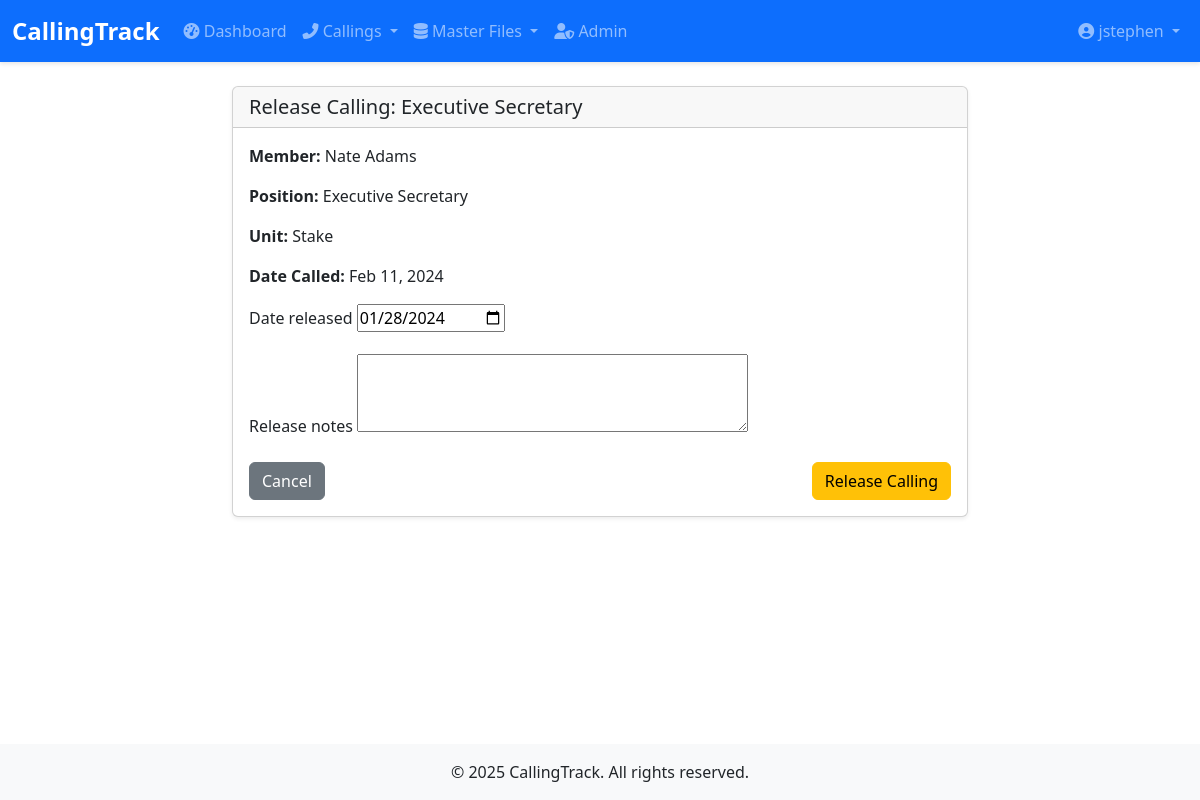
/callings/callings/66/release/ (signed in), run on an earlier commit of the app's database.
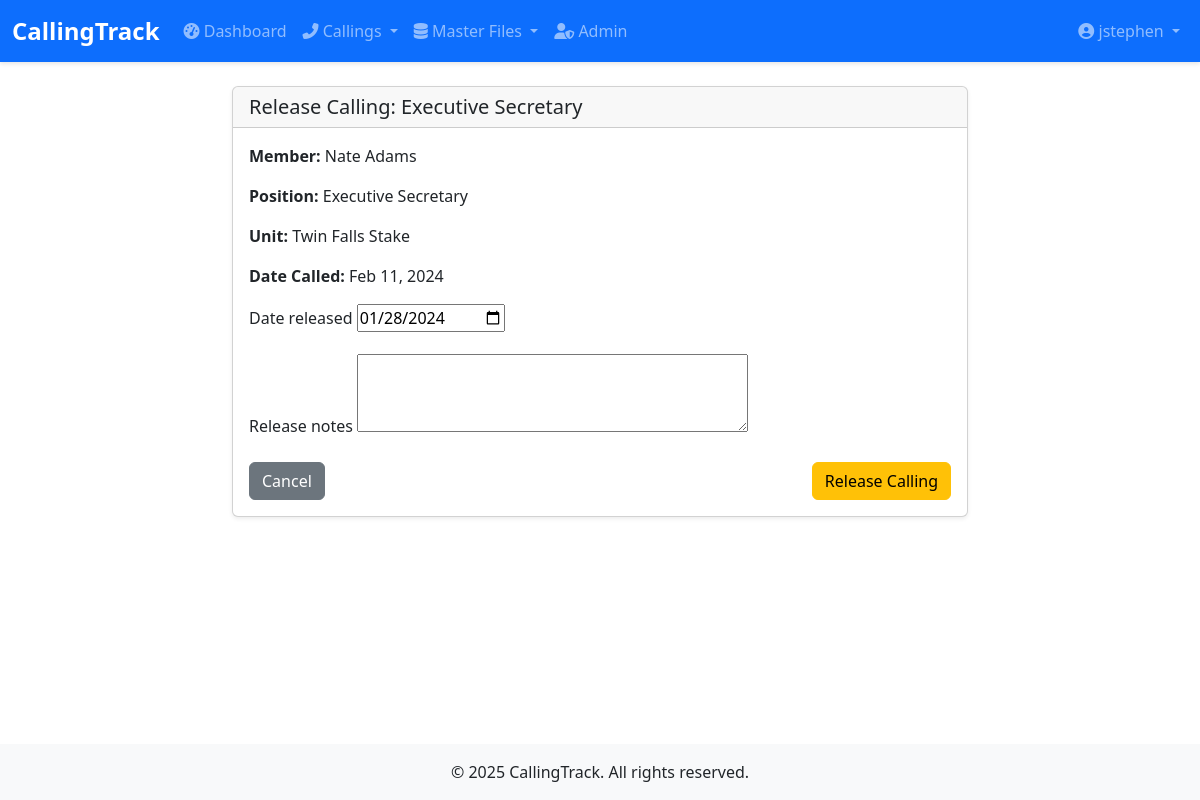
And on a later commit of the database.
### callings/models.py (models this page shows, shortened)
class Calling(models.Model):
    STATUS_CHOICES = [
        ('PENDING', 'Pending'),
        ('APPROVED', 'Approved'),
        ('IN_PROGRESS', 'In Progress'),
        ('COMPLETED', 'Completed'),
        ('CANCELLED', 'Cancelled'),
        ('ON_HOLD', 'On Hold'),
        ('LCR_UPDATED', 'LCR Updated'),
    ]
    CALLING_STATUS_CHOICES = [
        ('ACTIVE', 'Active'),
        ('RELEASED', 'Released'),
        ('PENDING', 'Pending Approval'),
    ]
    APPROVAL_STATUS_CHOICES = [
        ('PENDING', 'Pending'),
        ('APPROVED', 'Approved'),
        ('NOT_REQUIRED', 'Not Required'),
        ('DECLINED', 'Declined'),
    ]
    unit = models.ForeignKey(Unit, on_delete=models.CASCADE, related_name='callings')
    organization = models.ForeignKey(Organization, on_delete=models.PROTECT, related_name='callings')
    position = models.ForeignKey(Position, on_delete=models.PROTECT, related_name='callings')
    name = models.CharField(max_length=200, blank=True, null=True)
    status = models.CharField(max_length=12, choices=STATUS_CHOICES, default='PENDING')
    calling_status = models.CharField(max_length=10, choices=CALLING_STATUS_CHOICES, default='ACTIVE')
    is_active = models.BooleanField(default=True, help_text="Whether this calling is currently active")
    date_called = models.DateField(null=True, blank=True, default=None, help_text="Date when the calling was issued")
    date_sustained = models.DateField(null=True, blank=True, help_text="Date when the calling was sustained")
    date_set_apart = models.DateField(null=True, blank=True, help_text="Date when the member was set apart")
    date_released = models.DateField(null=True, blank=True, help_text="Date when the calling was released")
    calling_approval_status = models.CharField(
        max_length=15,
        choices=APPROVAL_STATUS_CHOICES,
        default='PENDING',
        help_text="Approval status of the calling"
    )
    sustaining_approval_status = models.CharField(
        max_length=15,
        choices=APPROVAL_STATUS_CHOICES,
        default='NOT_REQUIRED',
        help_text="Approval status of the sustaining"
    )
    setting_apart_approval_status = models.CharField(
        max_length=15,
        choices=APPROVAL_STATUS_CHOICES,
        default='NOT_REQUIRED',
        help_text="Approval status of the setting apart"
    )
    released_approval_status = models.CharField(
        max_length=15,
        choices=APPROVAL_STATUS_CHOICES,
        default='NOT_REQUIRED',
        help_text="Approval status of the release"
    )
    called_by = models.CharField(
        max_length=200,
        blank=True,
        null=True,
        help_text="Name of person who extended the calling"
    )
    released_by = models.CharField(
        max_length=200,
        blank=True,
        null=True,
        help_text="Name of person who released the calling"
    )
    proposed_replacement = models.CharField(
        max_length=200,
        blank=True,
        null=True,
        help_text="Name of the proposed replacement for this calling"
    )
    home_unit = models.ForeignKey(
        Unit,
        on_delete=models.SET_NULL,
        blank=True,
        null=True,
        related_name='home_members',
        help_text="Home unit of the person (may differ from calling unit)"
    )
    presidency_approved = models.DateField(
        null=True,
        blank=True,
        help_text="Date when the presidency approved the calling"
    )
    hc_approved = models.DateField(
        null=True,
        blank=True,
        help_text="Date when the high council approved the calling"
    )
    bishop_consulted_by = models.CharField(
        max_length=200,
        blank=True,
        null=True,
        help_text="Name of bishop who was consulted for the calling"
    )
    lcr_updated = models.BooleanField(
        default=False,
        help_text="Whether this calling has been synced with LCR"
    )
    notes = models.TextField(
        blank=True,
        null=True,
        help_text="Additional notes about the calling"
    )
    release_notes = models.TextField(
        blank=True,
        null=True,
        help_text="Notes about the release of this calling"
    )
    created_at = models.DateTimeField(auto_now_add=True)
    updated_at = models.DateTimeField(auto_now=True)
    class Meta:
        ordering = ['-date_called']
        verbose_name_plural = 'Callings'

class Unit(models.Model):
    UNIT_TYPES = [
        ('WARD', 'Ward'),
        ('BRANCH', 'Branch'),
        ('STAKE', 'Stake'),
    ]
    name = models.CharField(max_length=100)
    unit_type = models.CharField(max_length=10, choices=UNIT_TYPES)
    parent_unit = models.ForeignKey('self', on_delete=models.SET_NULL, null=True, blank=True, related_name='child_units')
    meeting_time = models.TimeField(null=True, blank=True, help_text="Regular meeting time for this unit")
    location = models.CharField(max_length=200, blank=True, help_text="Physical location of the unit")
    is_active = models.BooleanField(default=True, help_text="Whether this unit is currently active")
    sort_order = models.PositiveSmallIntegerField(
        default=0,
        help_text="Order in which units should be displayed (lower numbers first)"
    )
    created_at = models.DateTimeField(auto_now_add=True)
    updated_at = models.DateTimeField(auto_now=True)
    class Meta:
        ordering = ['sort_order', 'name']

class Position(models.Model):
    title = models.CharField(max_length=100, unique=True)
    description = models.TextField(blank=True, null=True, help_text="Description of the position's responsibilities")
    is_leadership = models.BooleanField(default=False, help_text="Whether this is a leadership position")
    is_active = models.BooleanField(default=True, help_text="Whether this position is currently active")
    requires_setting_apart = models.BooleanField(
        default=False,
        help_text="Whether this position requires the member to be set apart"
    )
    display_order = models.PositiveSmallIntegerField(
        default=0,
        help_text="Order in which positions should be displayed (lower numbers first)"
    )
    created_at = models.DateTimeField(auto_now_add=True)
    updated_at = models.DateTimeField(auto_now=True)
    class Meta:
        ordering = ['display_order', 'title']

### callings/views.py (the view, shortened to what this page needs)
# urls.py: path('callings/<int:pk>/release/', views.CallingReleaseView.as_view(), name='calling-release'),
class CallingReleaseView(LoginRequiredMixin, SuperuserRequiredMixin, TitleMixin, UpdateView):
    model = Calling
    form_class = CallingReleaseForm
    template_name = 'callings/calling_release.html'
    def get_title(self):
        return f"Release Calling: {self.get_object().position.title}"

### callings/forms.py
class CallingReleaseForm(ModelForm):
    class Meta:
        model = Calling
        fields = ['date_released', 'released_by', 'release_notes']
        widgets = {
            'date_released': DateInput(attrs={'type': 'date'}),
            'release_notes': forms.Textarea(attrs={'rows': 3}),
        }
    def __init__(self, *args, **kwargs):
        super().__init__(*args, **kwargs)
        self.fields['date_released'].required = True
        self.fields['release_notes'].required = True

### callings/views.py (called while the page is built)
    def test_func(self):
        return self.request.user.is_superuser

    def get_context_data(self, **kwargs):
        context = super().get_context_data(**kwargs)
        context['title'] = self.get_title()
        return context

### callings/templates/callings/calling_release.html (shortened to what this page needs)
{% extends 'callings/base.html' %}
{% block content %}
<div class="row justify-content-center">
    <div class="col-md-8">
        <div class="card">
            <div class="card-header">
                <h5 class="mb-0">{{ title }}</h5>
            </div>
            <div class="card-body">
                <form method="post">
                    <div class="mb-3">
                        <p><strong>Member:</strong> {{ calling.name }}</p>
                        <p><strong>Position:</strong> {{ calling.position.title }}</p>
                        <p><strong>Unit:</strong> {{ calling.unit.name }}</p>
                        <p><strong>Date Called:</strong> {{ calling.date_called|date:"M d, Y"|default:"-" }}</p>
                    </div>
                    <div class="mb-3">
                        <label for="{{ form.date_released.id_for_label }}" class="form-label">{{ form.date_released.label }}</label>
                        {{ form.date_released }}
                    </div>
                    <div class="mb-3">
                        <label for="{{ form.release_notes.id_for_label }}" class="form-label">{{ form.release_notes.label }}</label>
                        {{ form.release_notes }}
                    </div>
                    <div class="d-flex justify-content-between">
                        <a href="{% url 'callings:calling-detail' calling.pk %}" class="btn btn-secondary">Cancel</a>
                        <button type="submit" class="btn btn-warning">Release Calling</button>
                    </div>
                </form>
            </div>
        </div>
    </div>
</div>
{% endblock %}

What changed in the data, as far as the page shows it:
changed Calling "Nate Adams": unit.name "Stake" → "Twin Falls Stake"
